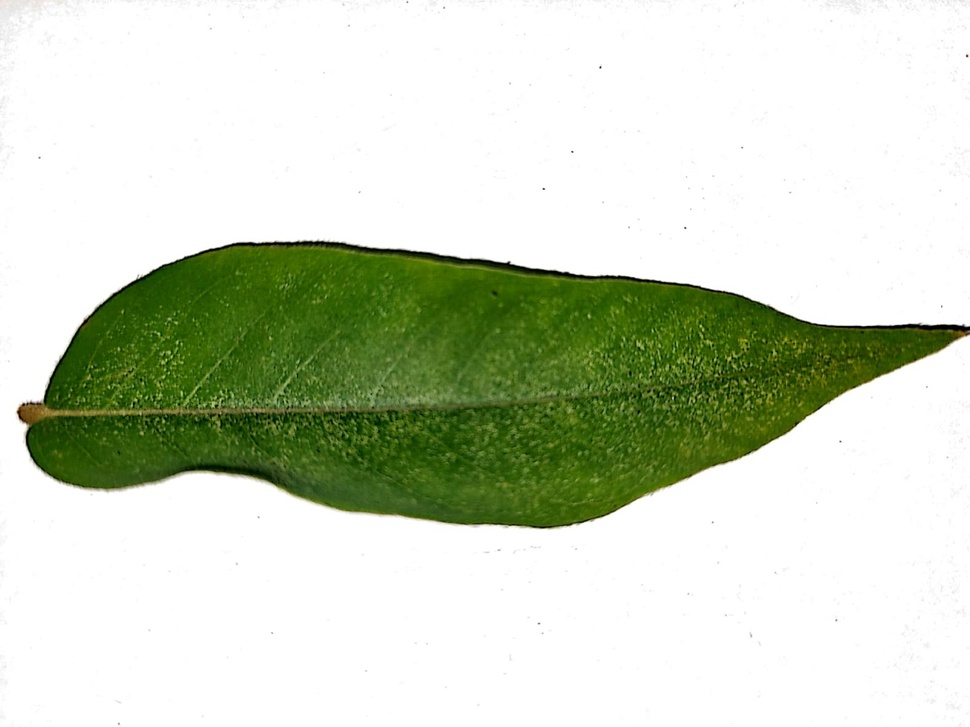
#> input picture Belimbing Wuluh/004.jpg, 970 x 727 px, shrunk from 1600 x 1200 before the run, found by its file name
$ jupyter execute flipping.ipynb   (shell and % lines are left out)
#> lines starting #> are read from the running program, lines starting #| are printed output that depends on the picture
<a href="https://colab.research.google.com/github/zidan-m41/KC/blob/main/image_fundamental/flipping.ipynb" target="_parent"></a>

[cell 1]
# import the necessary packages
from matplotlib import pyplot as plt
import numpy as np
import argparse
import cv2

[cell 2]
def plt_imshow(title, image):
	# convert the image frame BGR to RGB color space and display it
	image = cv2.cvtColor(image, cv2.COLOR_BGR2RGB)
	plt.imshow(image)
	plt.title(title)
	plt.grid(False)
	plt.show()

[cell 3]
# # construct the argument parser and parse the arguments
# ap = argparse.ArgumentParser()
# ap.add_argument("-i", "--image", type=str, default="office.jfif",
# 	help="path to the input image")
# args = vars(ap.parse_args())

# since we are using Jupyter Notebooks we can replace our argument
# parsing code with *hard coded* arguments and values
args = {
	"image": "004.jpg"
}

[cell 4]
# load the original input image and display it to our screen
image = cv2.imread(args["image"])
#> image is the input picture: shape (727, 970, 3); mean B, G, R 194.5, 214.1, 205.5
plt_imshow("Original", image)

# flip the image horizontally
print("[INFO] flipping image horizontally...")
flipped = cv2.flip(image, 1)
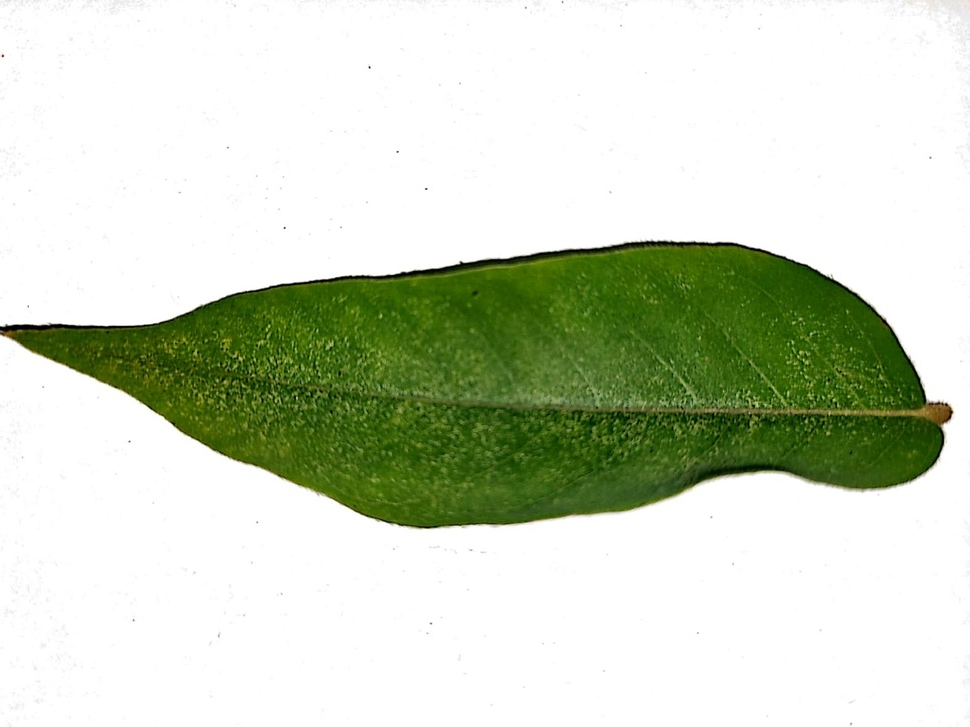
#> flipped: shape (727, 970, 3); mean B, G, R 194.5, 214.1, 205.5
plt_imshow("Flipped Horizontally", flipped)

[cell 5]
# flip the image vertically
flipped = cv2.flip(image, 0)
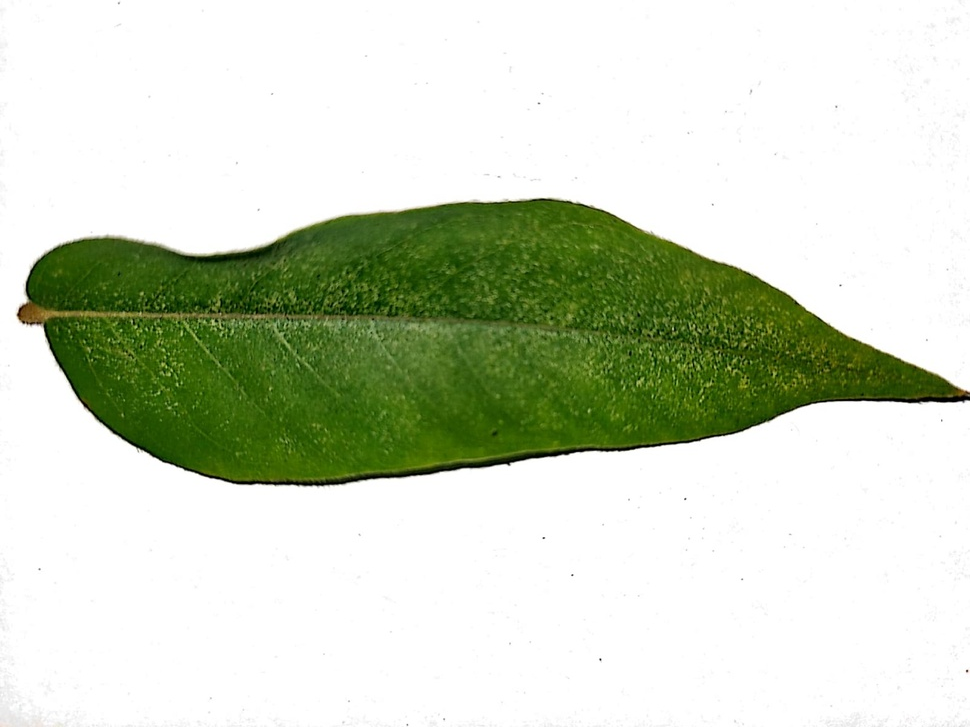
#> flipped: shape (727, 970, 3); mean B, G, R 194.5, 214.1, 205.5
print("[INFO] flipping image vertically...")
plt_imshow("Flipped Vertically", flipped)

[cell 6]
# flip the image along both axes
flipped = cv2.flip(image, -1)
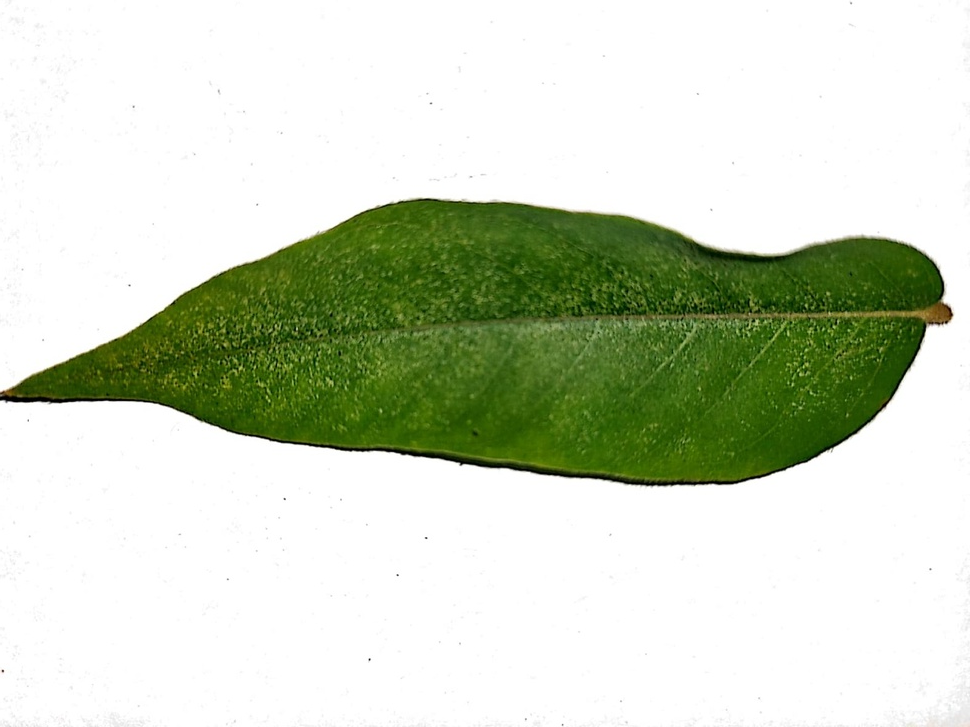
#> flipped: shape (727, 970, 3); mean B, G, R 194.5, 214.1, 205.5
print("[INFO] flipping image horizontally and vertically...")
plt_imshow("Flipped Horizontally & Vertically", flipped)

$ run again, with Belimbing Wuluh/001.jpg copied over Belimbing Wuluh/004.jpg
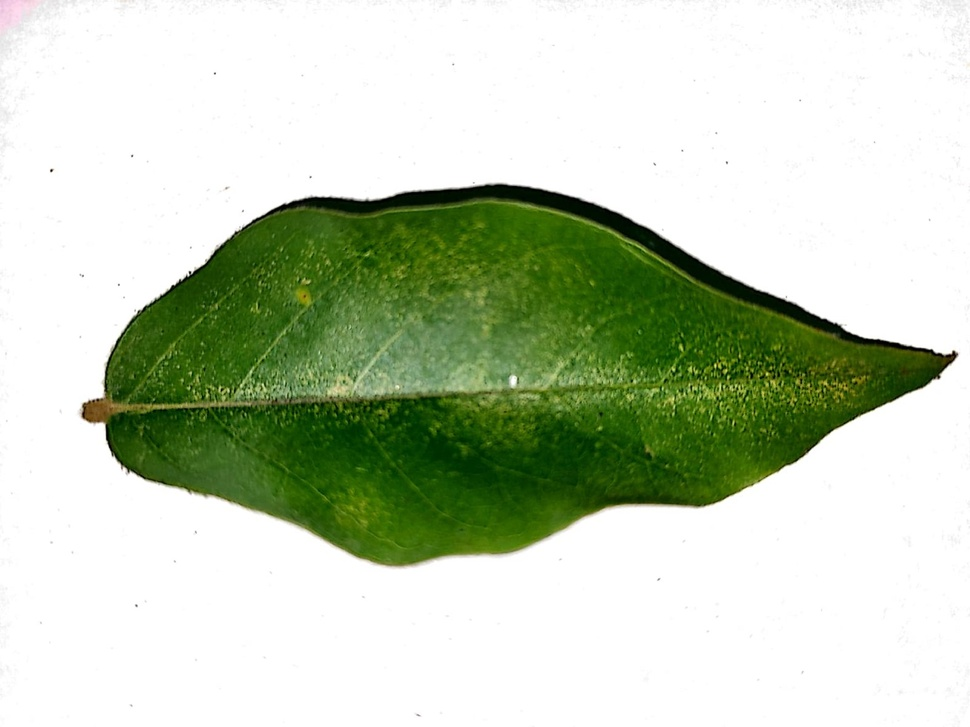
#> input picture Belimbing Wuluh/001.jpg, 970 x 727 px, shrunk from 1600 x 1200 before the run, found by its file name
#> image is the input picture: shape (727, 970, 3); mean B, G, R 184.3, 206.5, 194.9
#> `flipped = cv2.flip(image, 0)`:
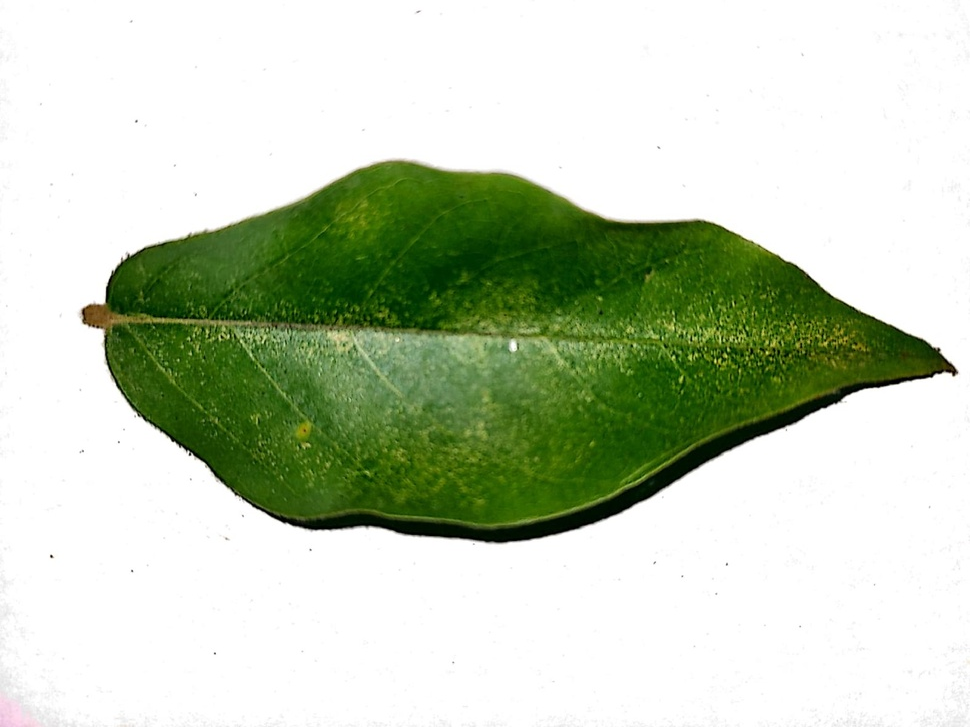
#> flipped: shape (727, 970, 3); mean B, G, R 184.3, 206.5, 194.9
#> `flipped = cv2.flip(image, -1)`:
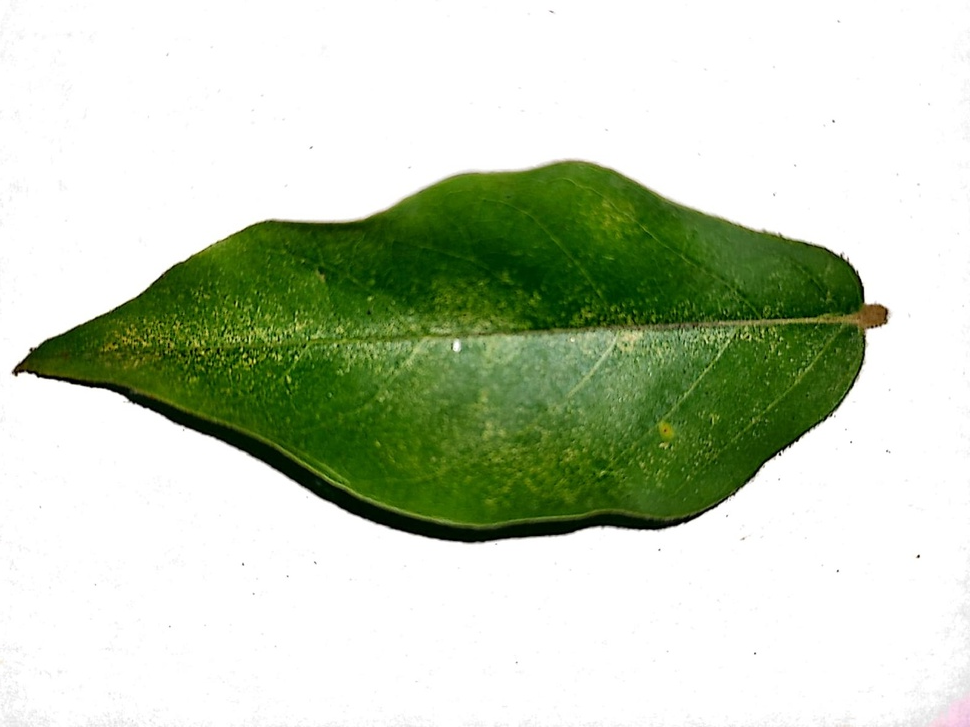
#> flipped: shape (727, 970, 3); mean B, G, R 184.3, 206.5, 194.9

$ run again, with Belimbing Wuluh/002.jpg copied over Belimbing Wuluh/004.jpg
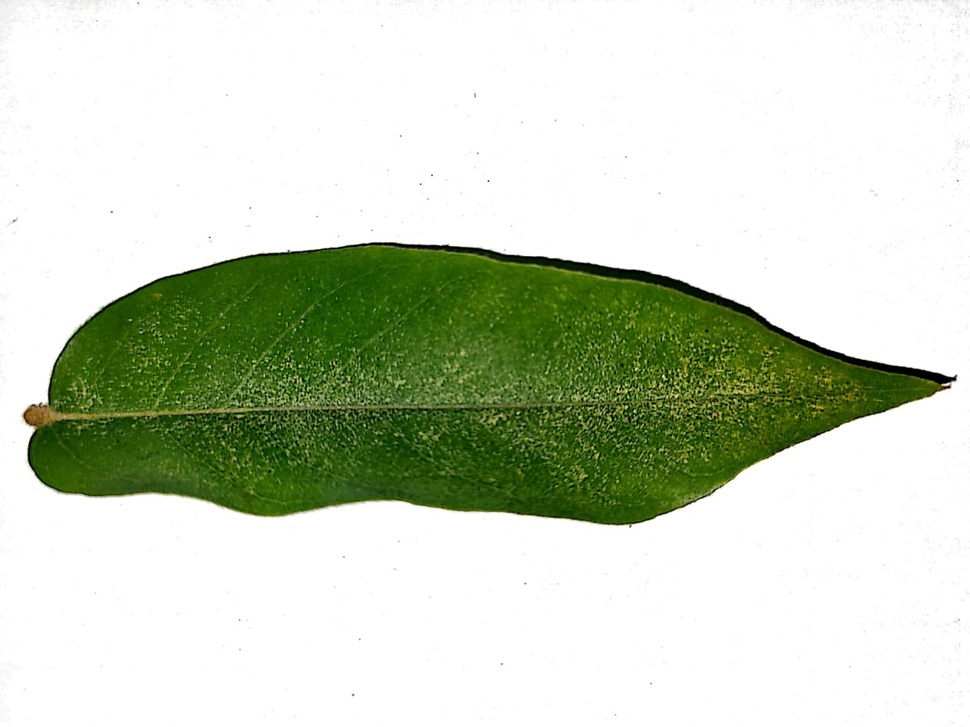
#> input picture Belimbing Wuluh/002.jpg, 970 x 727 px, shrunk from 1600 x 1200 before the run, found by its file name
#> image is the input picture: shape (727, 970, 3); mean B, G, R 193.1, 212.2, 203.3
#> `flipped = cv2.flip(image, 0)`:
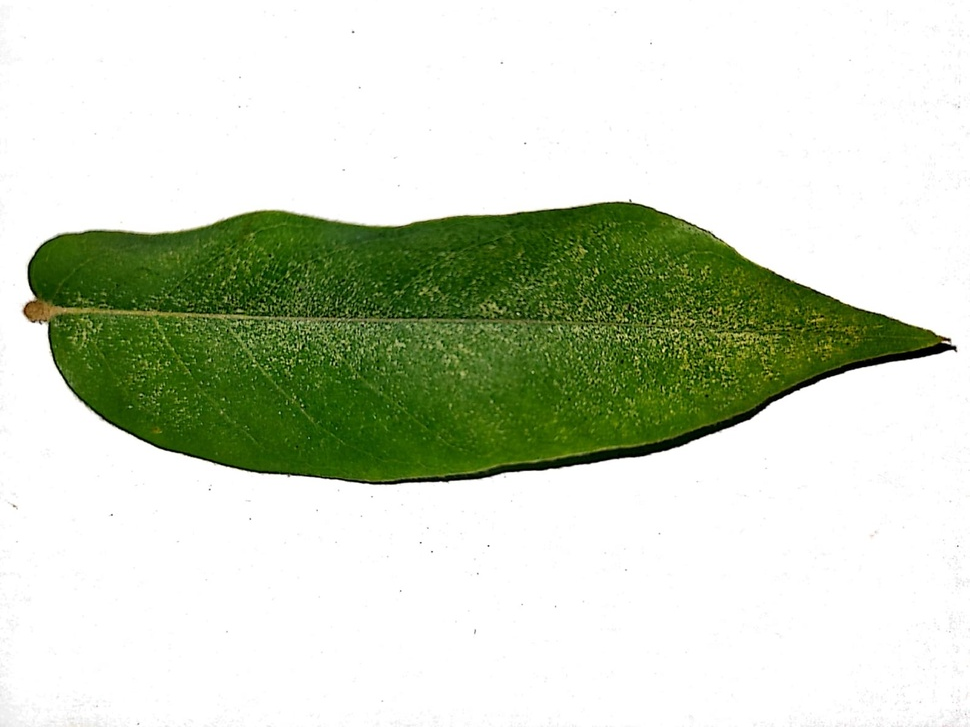
#> flipped: shape (727, 970, 3); mean B, G, R 193.1, 212.2, 203.3
#> `flipped = cv2.flip(image, -1)`:
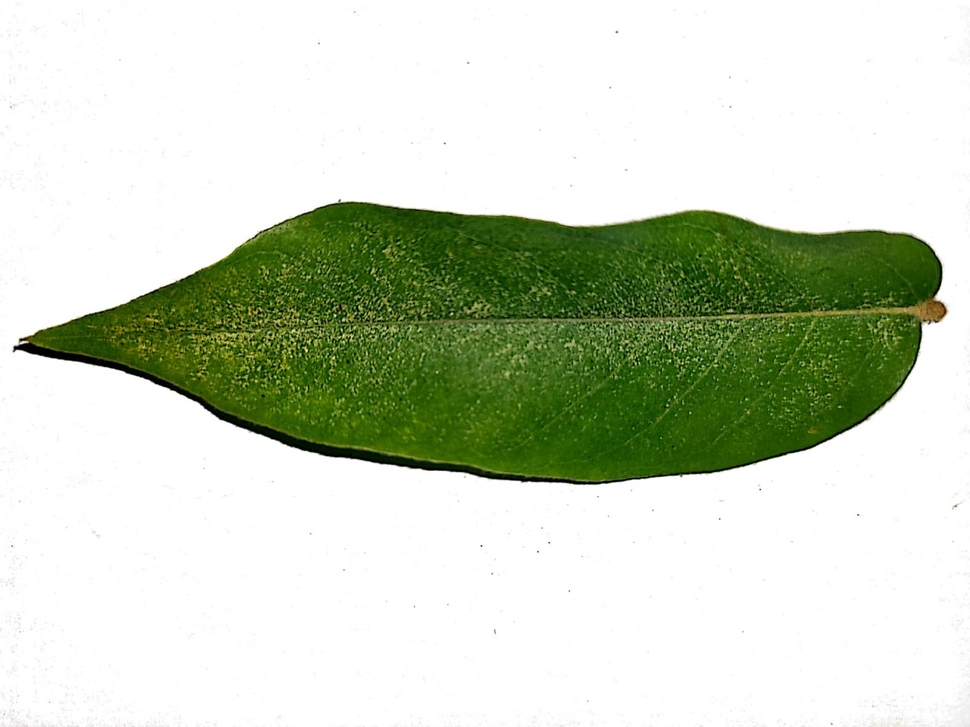
#> flipped: shape (727, 970, 3); mean B, G, R 193.1, 212.2, 203.3

$ run again, with Belimbing Wuluh/003.jpg copied over Belimbing Wuluh/004.jpg
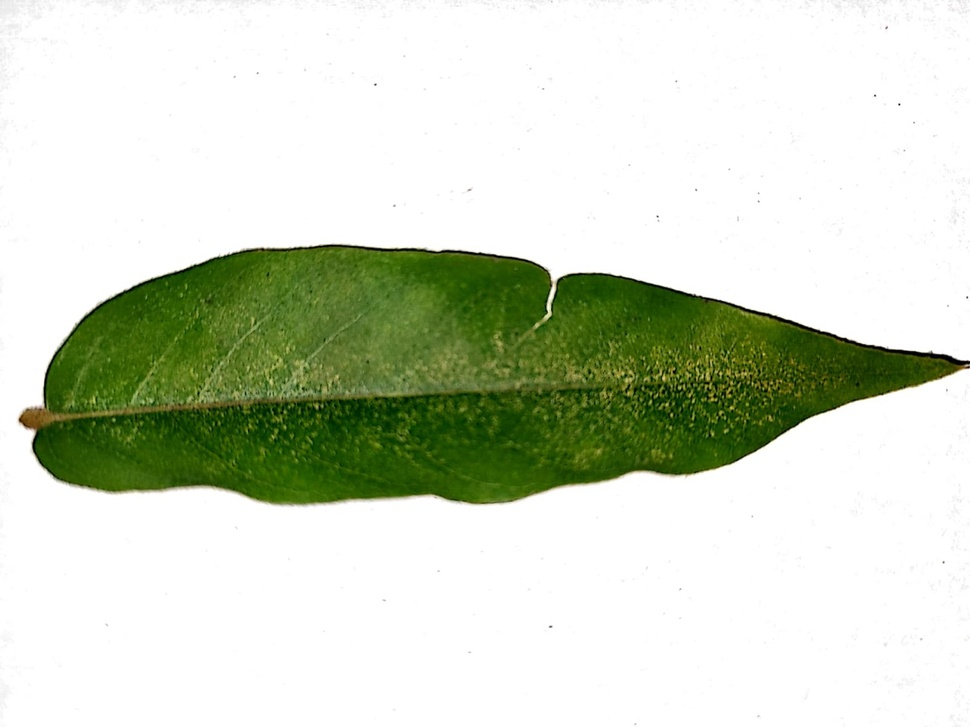
#> input picture Belimbing Wuluh/003.jpg, 970 x 727 px, shrunk from 1600 x 1200 before the run, found by its file name
#> image is the input picture: shape (727, 970, 3); mean B, G, R 197.5, 215.6, 207.8
#> `flipped = cv2.flip(image, 0)`:
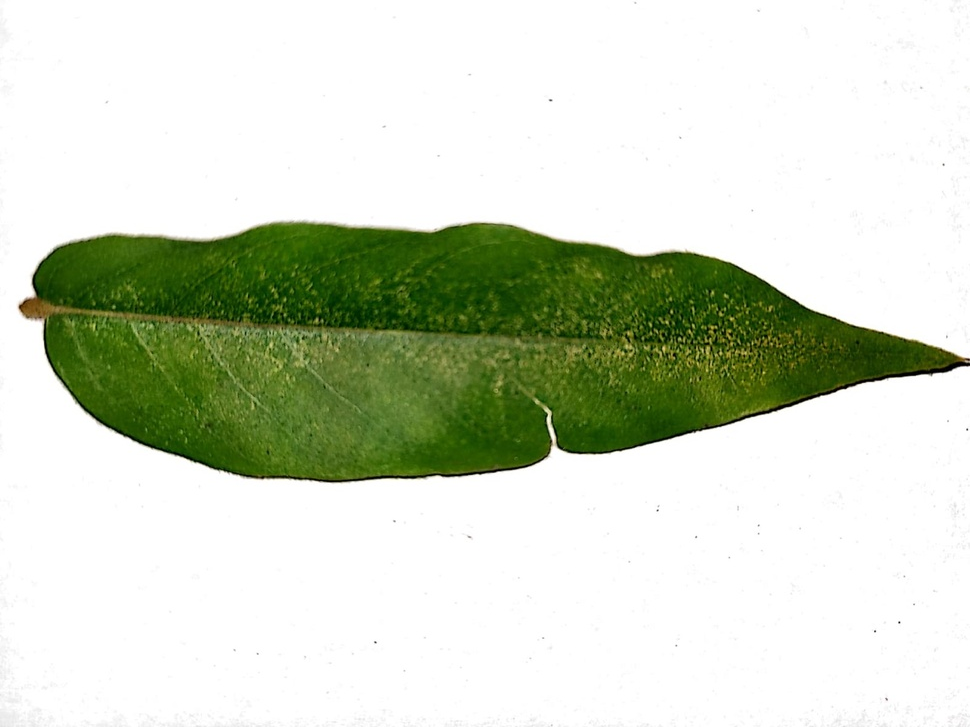
#> flipped: shape (727, 970, 3); mean B, G, R 197.5, 215.6, 207.8
#> `flipped = cv2.flip(image, -1)`:
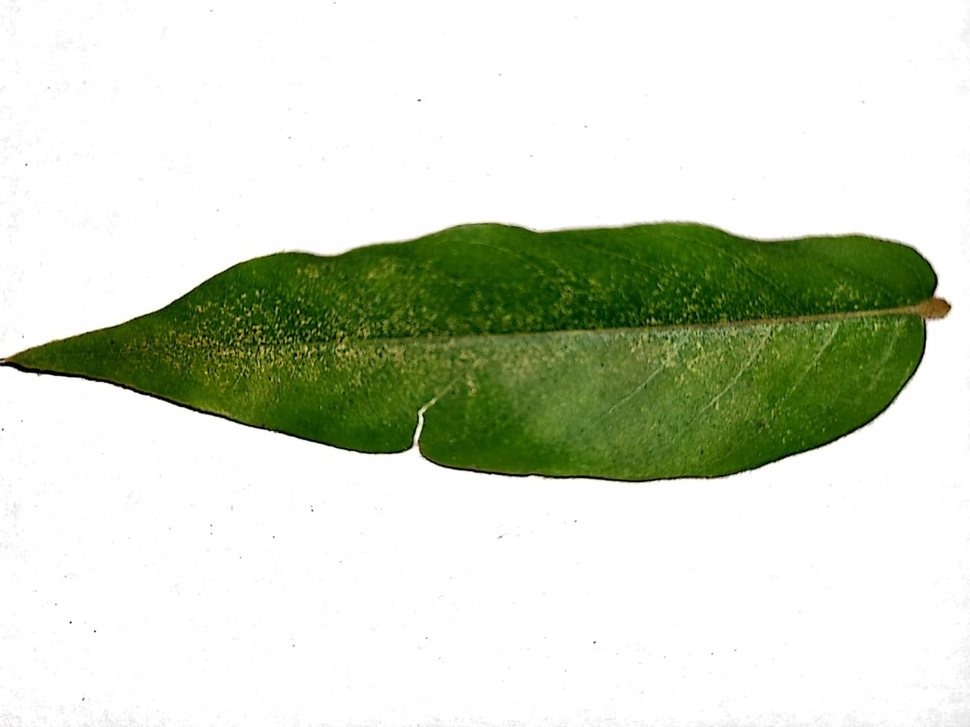
#> flipped: shape (727, 970, 3); mean B, G, R 197.5, 215.6, 207.8
